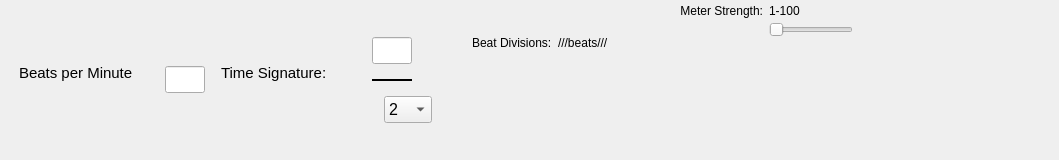
                <widget class="QWidget" name="timing_arch_widget" native="true">
                 <property name="sizePolicy">
                  <sizepolicy hsizetype="Preferred" vsizetype="Maximum">
                   <horstretch>0</horstretch>
                   <verstretch>0</verstretch>
                  </sizepolicy>
                 </property>
                 <property name="maximumSize">
                  <size>
                   <width>16777215</width>
                   <height>200</height>
                  </size>
                 </property>
                 <layout class="QHBoxLayout" name="horizontalLayout">
                  <property name="spacing">
                   <number>0</number>
                  </property>
                  <property name="leftMargin">
                   <number>0</number>
                  </property>
                  <property name="topMargin">
                   <number>0</number>
                  </property>
                  <property name="rightMargin">
                   <number>0</number>
                  </property>
                  <property name="bottomMargin">
                   <number>0</number>
                  </property>
                  <item>
                   <widget class="QWidget" name="timing_spacewidget" native="true">
                    <property name="sizePolicy">
                     <sizepolicy hsizetype="Preferred" vsizetype="Maximum">
                      <horstretch>0</horstretch>
                      <verstretch>0</verstretch>
                     </sizepolicy>
                    </property>
                    <property name="maximumSize">
                     <size>
                      <width>16777215</width>
                      <height>160</height>
                     </size>
                    </property>
                    <layout class="QHBoxLayout" name="horizontalLayout_2">
                     <property name="spacing">
                      <number>4</number>
                     </property>
                     <property name="leftMargin">
                      <number>0</number>
                     </property>
                     <property name="topMargin">
                      <number>0</number>
                     </property>
                     <property name="rightMargin">
                      <number>0</number>
                     </property>
                     <property name="bottomMargin">
                      <number>0</number>
                     </property>
                     <item>
                      <widget class="QWidget" name="bpm_bar" native="true">
                       <layout class="QHBoxLayout" name="horizontalLayout_31">
                        <item>
                         <widget class="QLabel" name="bpm_label">
                          <property name="sizePolicy">
                           <sizepolicy hsizetype="Fixed" vsizetype="Fixed">
                            <horstretch>0</horstretch>
                            <verstretch>0</verstretch>
                           </sizepolicy>
                          </property>
                          <property name="minimumSize">
                           <size>
                            <width>150</width>
                            <height>40</height>
                           </size>
                          </property>
                          <property name="maximumSize">
                           <size>
                            <width>150</width>
                            <height>40</height>
                           </size>
                          </property>
                          <property name="font">
                           <font>
                            <pointsize>11</pointsize>
                           </font>
                          </property>
                          <property name="styleSheet">
                           <string notr="true">QLabel {
	padding-left: 6px;
}</string>
                          </property>
                          <property name="text">
                           <string>Beats per Minute</string>
                          </property>
                          <property name="alignment">
                           <set>Qt::AlignLeading|Qt::AlignLeft|Qt::AlignTop</set>
                          </property>
                          <property name="margin">
                           <number>6</number>
                          </property>
                         </widget>
                        </item>
                        <item>
                         <widget class="QLineEdit" name="bpm_entry">
                          <property name="sizePolicy">
                           <sizepolicy hsizetype="Maximum" vsizetype="Fixed">
                            <horstretch>0</horstretch>
                            <verstretch>0</verstretch>
                           </sizepolicy>
                          </property>
                          <property name="minimumSize">
                           <size>
                            <width>0</width>
                            <height>26</height>
                           </size>
                          </property>
                          <property name="maximumSize">
                           <size>
                            <width>40</width>
                            <height>16777215</height>
                           </size>
                          </property>
                          <property name="font">
                           <font>
                            <pointsize>12</pointsize>
                           </font>
                          </property>
                          <property name="styleSheet">
                           <string notr="true"/>
                          </property>
                          <property name="inputMask">
                           <string>999</string>
                          </property>
                          <property name="text">
                           <string/>
                          </property>
                          <property name="maxLength">
                           <number>3</number>
                          </property>
                          <property name="alignment">
                           <set>Qt::AlignCenter</set>
                          </property>
                          <property name="placeholderText">
                           <string/>
                          </property>
                         </widget>
                        </item>
                        <item>
                         <widget class="QWidget" name="timesig_widget" native="true">
                          <property name="sizePolicy">
                           <sizepolicy hsizetype="Maximum" vsizetype="Maximum">
                            <horstretch>0</horstretch>
                            <verstretch>0</verstretch>
                           </sizepolicy>
                          </property>
                          <property name="maximumSize">
                           <size>
                            <width>300</width>
                            <height>114</height>
                           </size>
                          </property>
                          <layout class="QHBoxLayout" name="timesig_bar">
                           <property name="spacing">
                            <number>2</number>
                           </property>
                           <property name="leftMargin">
                            <number>0</number>
                           </property>
                           <property name="topMargin">
                            <number>0</number>
                           </property>
                           <property name="rightMargin">
                            <number>0</number>
                           </property>
                           <property name="bottomMargin">
                            <number>0</number>
                           </property>
                           <item>
                            <widget class="QLabel" name="timesig_label">
                             <property name="sizePolicy">
                              <sizepolicy hsizetype="Fixed" vsizetype="Fixed">
                               <horstretch>0</horstretch>
                               <verstretch>0</verstretch>
                              </sizepolicy>
                             </property>
                             <property name="minimumSize">
                              <size>
                               <width>150</width>
                               <height>40</height>
                              </size>
                             </property>
                             <property name="maximumSize">
                              <size>
                               <width>150</width>
                               <height>40</height>
                              </size>
                             </property>
                             <property name="font">
                              <font>
                               <pointsize>11</pointsize>
                              </font>
                             </property>
                             <property name="styleSheet">
                              <string notr="true">QLabel {
	padding-left: 6px;
}</string>
                             </property>
                             <property name="text">
                              <string>Time Signature:</string>
                             </property>
                             <property name="alignment">
                              <set>Qt::AlignLeading|Qt::AlignLeft|Qt::AlignTop</set>
                             </property>
                             <property name="margin">
                              <number>6</number>
                             </property>
                            </widget>
                           </item>
                           <item>
                            <widget class="QWidget" name="timesig_box" native="true">
                             <property name="sizePolicy">
                              <sizepolicy hsizetype="Fixed" vsizetype="Preferred">
                               <horstretch>0</horstretch>
                               <verstretch>0</verstretch>
                              </sizepolicy>
                             </property>
                             <layout class="QVBoxLayout" name="verticalLayout_9">
                              <item>
                               <widget class="QLineEdit" name="timesig_num">
                                <property name="sizePolicy">
                                 <sizepolicy hsizetype="Maximum" vsizetype="Fixed">
                                  <horstretch>0</horstretch>
                                  <verstretch>0</verstretch>
                                 </sizepolicy>
                                </property>
                                <property name="minimumSize">
                                 <size>
                                  <width>0</width>
                                  <height>26</height>
                                 </size>
                                </property>
                                <property name="maximumSize">
                                 <size>
                                  <width>40</width>
                                  <height>16777215</height>
                                 </size>
                                </property>
                                <property name="font">
                                 <font>
                                  <pointsize>12</pointsize>
                                 </font>
                                </property>
                                <property name="styleSheet">
                                 <string notr="true"/>
                                </property>
                                <property name="inputMask">
                                 <string>99</string>
                                </property>
                                <property name="text">
                                 <string/>
                                </property>
                                <property name="maxLength">
                                 <number>2</number>
                                </property>
                                <property name="alignment">
                                 <set>Qt::AlignCenter</set>
                                </property>
                                <property name="placeholderText">
                                 <string/>
                                </property>
                               </widget>
                              </item>
                              <item>
                               <widget class="Line" name="timesig_line">
                                <property name="sizePolicy">
                                 <sizepolicy hsizetype="Fixed" vsizetype="Fixed">
                                  <horstretch>0</horstretch>
                                  <verstretch>0</verstretch>
                                 </sizepolicy>
                                </property>
                                <property name="minimumSize">
                                 <size>
                                  <width>40</width>
                                  <height>10</height>
                                 </size>
                                </property>
                                <property name="maximumSize">
                                 <size>
                                  <width>40</width>
                                  <height>10</height>
                                 </size>
                                </property>
                                <property name="font">
                                 <font>
                                  <pointsize>9</pointsize>
                                 </font>
                                </property>
                                <property name="frameShadow">
                                 <enum>QFrame::Plain</enum>
                                </property>
                                <property name="lineWidth">
                                 <number>2</number>
                                </property>
                                <property name="orientation">
                                 <enum>Qt::Horizontal</enum>
                                </property>
                               </widget>
                              </item>
                              <item>
                               <widget class="QWidget" name="widget_2" native="true">
                                <property name="sizePolicy">
                                 <sizepolicy hsizetype="Preferred" vsizetype="Maximum">
                                  <horstretch>0</horstretch>
                                  <verstretch>0</verstretch>
                                 </sizepolicy>
                                </property>
                                <property name="maximumSize">
                                 <size>
                                  <width>60</width>
                                  <height>16777215</height>
                                 </size>
                                </property>
                                <layout class="QHBoxLayout" name="horizontalLayout_35">
                                 <property name="spacing">
                                  <number>0</number>
                                 </property>
                                 <property name="leftMargin">
                                  <number>0</number>
                                 </property>
                                 <property name="topMargin">
                                  <number>0</number>
                                 </property>
                                 <property name="rightMargin">
                                  <number>0</number>
                                 </property>
                                 <property name="bottomMargin">
                                  <number>0</number>
                                 </property>
                                 <item>
                                  <spacer name="horizontalSpacer_8">
                                   <property name="orientation">
                                    <enum>Qt::Horizontal</enum>
                                   </property>
                                   <property name="sizeHint" stdset="0">
                                    <size>
                                     <width>15</width>
                                     <height>20</height>
                                    </size>
                                   </property>
                                  </spacer>
                                 </item>
                                 <item>
                                  <widget class="QComboBox" name="timesig_den">
                                   <property name="maximumSize">
                                    <size>
                                     <width>50</width>
                                     <height>16777215</height>
                                    </size>
                                   </property>
                                   <property name="font">
                                    <font>
                                     <pointsize>12</pointsize>
                                    </font>
                                   </property>
                                   <item>
                                    <property name="text">
                                     <string>2</string>
                                    </property>
                                   </item>
                                   <item>
                                    <property name="text">
                                     <string>4</string>
                                    </property>
                                   </item>
                                   <item>
                                    <property name="text">
                                     <string>8</string>
                                    </property>
                                   </item>
                                   <item>
                                    <property name="text">
                                     <string>16</string>
                                    </property>
                                   </item>
                                   <item>
                                    <property name="text">
                                     <string>32</string>
                                    </property>
                                   </item>
                                   <item>
                                    <property name="text">
                                     <string>64</string>
                                    </property>
                                   </item>
                                  </widget>
                                 </item>
                                </layout>
                               </widget>
                              </item>
                             </layout>
                            </widget>
                           </item>
                          </layout>
                         </widget>
                        </item>
                       </layout>
                      </widget>
                     </item>
                     <item>
                      <widget class="QWidget" name="beats_division_widget" native="true">
                       <property name="sizePolicy">
                        <sizepolicy hsizetype="MinimumExpanding" vsizetype="Preferred">
                         <horstretch>0</horstretch>
                         <verstretch>0</verstretch>
                        </sizepolicy>
                       </property>
                       <property name="minimumSize">
                        <size>
                         <width>200</width>
                         <height>0</height>
                        </size>
                       </property>
                       <layout class="QVBoxLayout" name="verticalLayout_40">
                        <item>
                         <widget class="QWidget" name="division_bar" native="true">
                          <layout class="QHBoxLayout" name="horizontalLayout_39">
                           <item>
                            <widget class="QLabel" name="division_label">
                             <property name="maximumSize">
                              <size>
                               <width>80</width>
                               <height>16777215</height>
                              </size>
                             </property>
                             <property name="text">
                              <string>Beat Divisions:</string>
                             </property>
                             <property name="alignment">
                              <set>Qt::AlignLeading|Qt::AlignLeft|Qt::AlignVCenter</set>
                             </property>
                            </widget>
                           </item>
                           <item>
                            <widget class="QLabel" name="division_display">
                             <property name="styleSheet">
                              <string notr="true"/>
                             </property>
                             <property name="text">
                              <string>///beats///</string>
                             </property>
                            </widget>
                           </item>
                          </layout>
                         </widget>
                        </item>
                        <item alignment="Qt::AlignBottom">
                         <widget class="QWidget" name="beats_widget" native="true">
                          <property name="sizePolicy">
                           <sizepolicy hsizetype="MinimumExpanding" vsizetype="MinimumExpanding">
                            <horstretch>0</horstretch>
                            <verstretch>0</verstretch>
                           </sizepolicy>
                          </property>
                          <property name="minimumSize">
                           <size>
                            <width>200</width>
                            <height>40</height>
                           </size>
                          </property>
                          <layout class="QHBoxLayout" name="horizontalLayout_38">
                           <property name="spacing">
                            <number>2</number>
                           </property>
                           <property name="leftMargin">
                            <number>2</number>
                           </property>
                           <property name="topMargin">
                            <number>2</number>
                           </property>
                           <property name="rightMargin">
                            <number>2</number>
                           </property>
                           <property name="bottomMargin">
                            <number>2</number>
                           </property>
                          </layout>
                         </widget>
                        </item>
                       </layout>
                      </widget>
                     </item>
                     <item alignment="Qt::AlignTop">
                      <widget class="QWidget" name="widget_18" native="true">
                       <layout class="QVBoxLayout" name="verticalLayout_59">
                        <property name="spacing">
                         <number>2</number>
                        </property>
                        <property name="leftMargin">
                         <number>2</number>
                        </property>
                        <property name="topMargin">
                         <number>2</number>
                        </property>
                        <property name="rightMargin">
                         <number>2</number>
                        </property>
                        <property name="bottomMargin">
                         <number>2</number>
                        </property>
                        <item>
                         <widget class="QWidget" name="meter_str_widget" native="true">
                          <property name="sizePolicy">
                           <sizepolicy hsizetype="Preferred" vsizetype="Maximum">
                            <horstretch>0</horstretch>
                            <verstretch>0</verstretch>
                           </sizepolicy>
                          </property>
                          <layout class="QHBoxLayout" name="horizontalLayout_40">
                           <property name="spacing">
                            <number>2</number>
                           </property>
                           <property name="leftMargin">
                            <number>2</number>
                           </property>
                           <property name="topMargin">
                            <number>2</number>
                           </property>
                           <property name="rightMargin">
                            <number>2</number>
                           </property>
                           <property name="bottomMargin">
                            <number>2</number>
                           </property>
                           <item>
                            <widget class="QLabel" name="meter_str_label">
                             <property name="text">
                              <string>Meter Strength:</string>
                             </property>
                             <property name="alignment">
                              <set>Qt::AlignRight|Qt::AlignTop|Qt::AlignTrailing</set>
                             </property>
                            </widget>
                           </item>
                           <item>
                            <widget class="QWidget" name="meter_str_slider_layout" native="true">
                             <layout class="QVBoxLayout" name="verticalLayout_61">
                              <property name="spacing">
                               <number>4</number>
                              </property>
                              <property name="leftMargin">
                               <number>4</number>
                              </property>
                              <property name="topMargin">
                               <number>0</number>
                              </property>
                              <property name="rightMargin">
                               <number>2</number>
                              </property>
                              <property name="bottomMargin">
                               <number>2</number>
                              </property>
                              <item>
                               <widget class="QLabel" name="meter_str_display">
                                <property name="sizePolicy">
                                 <sizepolicy hsizetype="Preferred" vsizetype="Maximum">
                                  <horstretch>0</horstretch>
                                  <verstretch>0</verstretch>
                                 </sizepolicy>
                                </property>
                                <property name="text">
                                 <string>1-100</string>
                                </property>
                                <property name="alignment">
                                 <set>Qt::AlignLeading|Qt::AlignLeft|Qt::AlignTop</set>
                                </property>
                               </widget>
                              </item>
                              <item>
                               <widget class="QSlider" name="meter_str_slider">
                                <property name="orientation">
                                 <enum>Qt::Horizontal</enum>
                                </property>
                               </widget>
                              </item>
                             </layout>
                            </widget>
                           </item>
                          </layout>
                         </widget>
                        </item>
                       </layout>
                      </widget>
                     </item>
                     <item>
                      <spacer name="horizontalSpacer">
                       <property name="orientation">
                        <enum>Qt::Horizontal</enum>
                       </property>
                       <property name="sizeType">
                        <enum>QSizePolicy::Expanding</enum>
                       </property>
                       <property name="sizeHint" stdset="0">
                        <size>
                         <width>200</width>
                         <height>179</height>
                        </size>
                       </property>
                      </spacer>
                     </item>
                    </layout>
                   </widget>
                  </item>
                 </layout>
                </widget>
